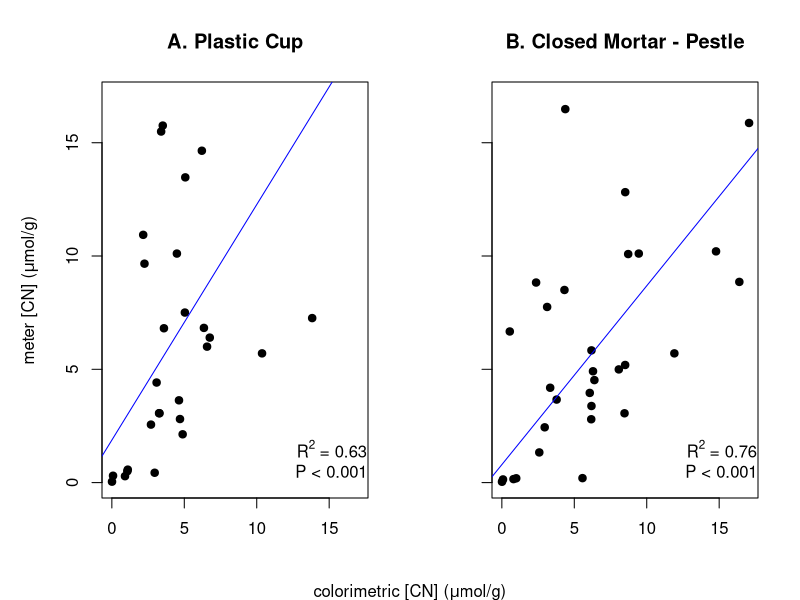
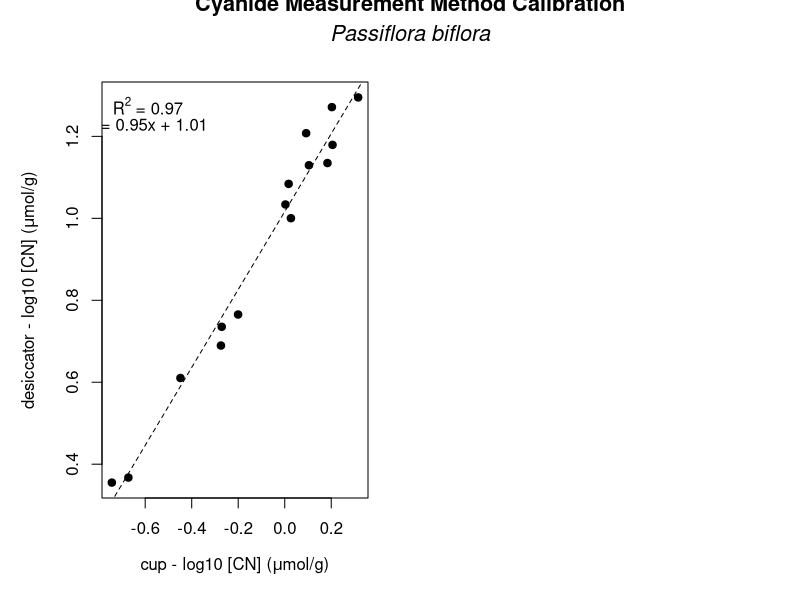
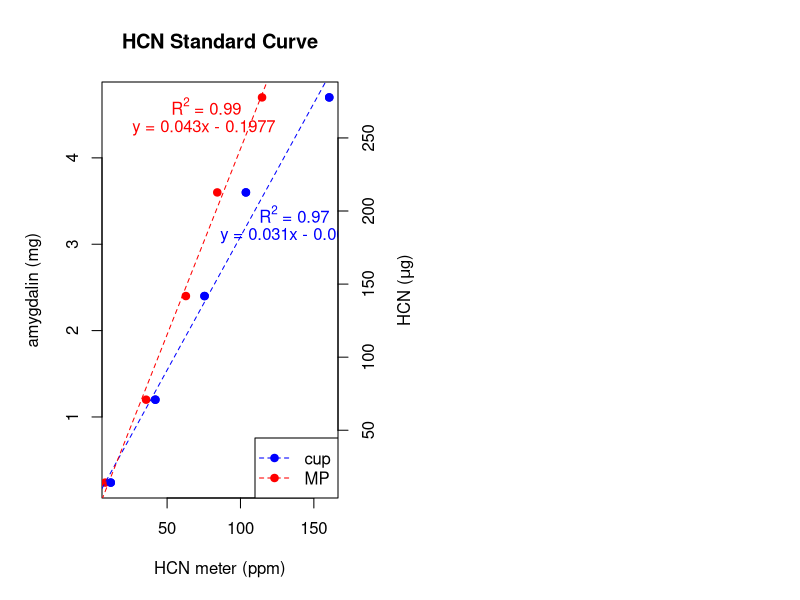

The R script that drew these images, in order: (Note: this script raises an error after producing the figures.)
#################################################################################
#################################################################################
################### Script for HCN Meter Manuscript - PLOTS #####################
#################################################################################
#################################################################################

# Colin Richard Morrison 
# PhD Candidate
# The University of Texas at Austin 
# Department of Integrative Biology 
# Graduate Program In Ecology, Evolution and Behavior
# crmorrison@utexas.edu


getwd()
setwd("~/Desktop/HCN")



### ------------------------------------------------------------------------
### ------------------------------------------------------------------------
####  ----------- FIGURE 2 - Method comparison study 

# using Non-transformed [CN] values plot

comp=read.csv("method.comparison3.csv", header=T)
head(comp,17)
comp2=comp[-c(16),]
#

### Plot data from both experiments separately 
# set plot graphical parameters
par(oma = c(0, 1, 0, 0))# = c(Top, Right, Bottom, Left)
par(mfrow=c(1,2))
# set colors for different Passiflora species.
# cols = gray.colors(8) 
# plot CUP v Spec
plot(cupPAIR~spec.cup,data=comp2,xlab='',ylab=expression(paste("meter [CN] (", mu, "mol/g)")),
     main='A. Plastic Cup',pch=19,xlim=c(0,17),ylim=c(0,17))
R2.exp <- expression(paste(" ",R^2 ," = 0.63"))
text(x=15.0,y=1.5, labels=R2.exp,cex=1.0)
text(x=15.15,y=0.5, labels='P < 0.001',cex=1.0)
abline(lm(cupPAIR~spec.cup,data=comp), col="blue")
# plot MP v Spec
plot(mpPAIR~spec.mp,data=comp2,xlab='',ylab='',
     col='black', yaxt='n',main='B. Closed Mortar - Pestle',pch=19,xlim=c(0,17),ylim=c(0,17))
axis(side=2,labels=F) 
R2.exp2 <- expression(paste(" ",R^2 ," = 0.76"))
text(x=15.0,y=1.5, labels=R2.exp2,cex=1.0)
text(x=15.15,y=0.5, labels='P < 0.001',cex=1.0)
abline(lm(mpPAIR~spec.mp,data=comp), col="blue")
# plot tite
mtext(expression(paste("colorimetric [CN] (", mu, "mol/g)")), side = 3, outer = TRUE,  line = -30.25, cex=1.0)


### TRY  with log transformations of the MP and CUP data 
#comp=read.csv("method.comparison.csv", header=T)
#head(comp)
#colnames(comp)

#### MP vs SPEC
#comp2=read.csv("method.comparisonMP.csv", header=T)

# MP data
#mpLOG <- log(comp2$mpPAIR)
#mpspecLOG <- log(comp2$spec.mp)
# stats on log MP data
#corrlog=lm(mpLOG~mpspecLOG,data=comp2)
#summary(corrlog)
# Multiple R-squared:  0.5707,	Adjusted R-squared:  0.5548 
# F-statistic:  35.9 on 1 and 27 DF,  p-value: 2.164e-06

# CUP data
#colnames(comp3)
#cupLOG <- log(comp3$cupPAIR)
#cupspecLOG <- log(comp3$spec.cup)
# stats on log CUP data
#corrlog2=lm(cupLOG~cupspecLOG)
#summary(corrlog2)
# Multiple R-squared:  0.5499,	Adjusted R-squared:  0.5349 
# F-statistic: 36.65 on 1 and 30 DF,  p-value: 1.2e-06

#par(oma = c(2.5, 1, 1, 0.75))  # c(1, 1, 0, 0) = c(Top, Right, Bottom, Left)
#par(mfrow=c(1,2))

# natural log plot of these CUP data 
#plot(cupLOG~cupspecLOG,xlab='',ylab='meter log[CN]',
#     main='A. Solo Cup',pch=19,ylim=c(-3.2,2.6))
#abline(lm(mpLOG~mpspecLOG), col="blue")
#R2.exp <- expression(paste(" ",R^2 ," = 0.53"))
#text(x=-3.4,y=2.35, labels=R2.exp,cex=1.0)
#text(x=-3.3,y=1.9, labels='P < 0.001',cex=1.0)

# natural log plot of these MP data 
#plot(mpLOG~mpspecLOG,xlab='',ylab='',
#     main='B. Closed Mortar/Pestle',pch=19,ylim=c(-3.2,2.6))
#abline(lm(mpLOG~mpspecLOG), col="blue")
#R2.exp2 <- expression(paste(" ",R^2 ," = 0.55"))
#text(x=-3.4,y=2.35, labels=R2.exp2,cex=1.0)
#text(x=-3.3,y=1.9, labels='P < 0.001',cex=1.0)

# mtext(expression(bold('Method Validation')), side = 1, outer = T,  line = -28.25, cex=1.75)
#mtext('colorimetric log[CN]', side = 3, outer = TRUE,  line = -27.5, cex=1.0)


### ------------------------------------------------------------------------
### ------------------------------------------------------------------------
####  -----------FIGURE 3 - Dessicator x Cup Accuracy Study 
# Here I am regressing values of leaves that were sampled on with the dessicator,ethods and cup/meter methods. 

dess=read.csv('dessicate.csv', header=T)
dess2=dess[-c(1:2),] # outliers from first 2 attempts at method calibration experiment
head(dess)
colnames(dess)


# log10 transformed for the ratio calculation with y=mx+b equation
par(oma = c(0, 1, 0, 0)) # graphical parameters
plot(log10dessicator~log10cup,data=dess2,pch=19,col="black",xlim=c(),ylim=c(),
     xlab=expression(paste("cup - log10 [CN] (", mu, "mol/g)")),
     ylab=expression(paste("desiccator - log10 [CN] (", mu, "mol/g)")),
     main="")
abline(lm(log10dessicator~log10cup,data=dess2), lty=2,col="black")
# R^2 text 
r2.dess <- expression(paste(" ",R^2 ," = 0.97"))
text(x=-0.6,y=1.275, labels=r2.dess,cex=1.0)
#text(x=-0.59,y=1.225, labels='P < 0.001',cex=1.0)
text(x=-0.59,y=1.225, labels='y = 0.95x + 1.01',cex=1.0)
mtext(expression(bold("Cyanide Measurement Method Calibration")), side = 1, 
      outer = TRUE,  line = -30.00, cex=1.3)
mtext(expression(italic("Passiflora biflora")), side = 1, 
      outer = TRUE,  line = -28.75, cex=1.3)


## untransformed data 
#par(oma = c(0, 1, 0, 0)) # graphical parameters
#plot(dessicator~cup,data=dess2,pch=19,col="black",xlim=c(),ylim=c(),
#     xlab=expression(paste("cup [CN] (", mu, "mol/g)")),
#     ylab=expression(paste("desiccator [CN] (", mu, "mol/g)")),
#     main="Cyanide Measurement Method Calibration")
#abline(lm(dessicator~cup,data=dess2), lty=2,col="black")
## R^2 text 
#r2.dess <- expression(paste(" ",R^2 ," = 0.93"))
#text(x=0.3,y=19.5, labels=r2.dess,cex=1.0)
#text(x=0.311,y=18.5, labels='P < 0.001',cex=1.0)


### ------------------------------------------------------------------------
### ------------------------------------------------------------------------
####  -----------FIGURE 4 - Standard Curve with Amygdalin 
# Here I am creating cyanogenic reactions in the lab with known amounts of the commercially available 
#   cyanogenic glycoside amygdalin, and endogenous beta-glucosidase enzyme isolated from almond seeds
# Aliquots of the reaction mixture are placed in the plastic cup and measured with the HCN meter to 
#   create a standard curve for user reference. 

amy=read.csv('amygdalin.csv', header=T)
colnames(amy)
head(amy)

### subset cup and MP data for easy plotting
cup <- amy[which(amy$chamber == 'cup'), names(amy) %in% c('sample','chamber','ppmTOTAL','ppmAVG','mg','umol','ug.hcn')]
MP <- amy[which(amy$chamber == 'MP'), names(amy) %in% c('sample','chamber','ppmTOTAL','ppmAVG','mg','umol','ug.hcn')]

#plot
par(oma = c(0, 1, 0, 3)) # graphical parameters
plot(mg~ppmAVG,data=cup,pch=19,col="blue",xlim=c(),ylim=c(),
     xlab="HCN meter (ppm)",
     ylab="amygdalin (mg)",
     main="HCN Standard Curve")
points(mg~ppmAVG,data=MP,pch=19,col="red")
abline(lm(mg~ppmAVG,data=cup), lty=2,col="blue")
abline(lm(mg~ppmAVG,data=MP), lty=2,col="red")
# R^2 text 
r2.cup <- expression(paste(" ",R^2 ," = 0.97"))
text(x=135,y=3.35, labels=r2.cup,cex=1.0,col = "blue")
r2.MP <- expression(paste(" ",R^2 ," = 0.99"))
text(x=75,y=4.6, labels=r2.MP,cex=1.0,col = "red")
# linear equations text
text(x=135,y=3.1, labels='y = 0.031x - 0.0025',cex=1.0,col = "blue")
text(x=75,y=4.35, labels='y = 0.043x - 0.1977',cex=1.0,col = "red")
# overlay new 'plot' so that there is y-axis on right side
par(new = T)
plot(ug.hcn~ppmAVG,data=cup,pch=19,col='blue',axes=F, xlab='', ylab='')
axis(side = 4)
mtext(side = 4, line = 3, expression(paste("HCN (", mu, "g)")))

# legend
legend('bottomright', legend=c('cup','MP'),  
       text.font=1,lty=2, pch=19, lwd=1.0, 
       cex=1.0,col=c('blue','red'))



### ------------------------------------------------------------------------
### ------------------------------------------------------------------------
####  ----------- FIGURE 5 - Comparison with Engler & Gilbert (2007) colorimetric CN data 
eng=read.csv("engler.data.csv", header=T)
head(eng,10)
eng2<-eng[1:8,] # subset to remove unused rows

### ----- load color pallette 
library(viridis)
#cols <- viridis(8)
cols2 <-c("#440154FF", "#365C8DFF", "coral2", "#277F8EFF",
          "#1FA187FF", "#4AC16DFF","#9FDA3AFF", "#FDE725FF")

# change factor level order before plotting 
eng2$species <- factor(eng2$species, levels=c("AUR","BI","LOB","MEN","OER","PIT",
                                              "QUAD","VIT"),
                       labels=c("P.auriculata","P.biflora","P.lobata",
                                "P.menispermifolia","P.oerstedii","P.pittieri",
                                "P.quadrangularis","P.vitifolia"))

head(eng2,8)
leg<-eng2[,"species"]

# plot
par(oma = c(0, 1, 0, 0)) # graphical parameters 
plot(ENmean~PCmean.10,data=eng2,
     xlab=expression(paste("Smiley & Morrison Data [CN] (", mu, "mol/g)")),
     ylab=expression(paste("Engler & Gilbert (2007) Data [CN] (", mu, "mol/g)")),
     main='Study Results Comparison',pch=19,col = cols)
legend('bottomright', legend=leg,  
       text.font=3,lty=0, pch=19, lwd=2.5, 
       cex=.9,col=cols2)
abline(lm(ENmean~PCmean.10,data=eng),col="black",lty=2)
R2.exp4 <- expression(paste(" ",R^2 ," = 0.93"))
text(x=4.0,y=34.0, labels=R2.exp4,cex=1.0)
text(x=4.3,y=32.25, labels='P < 0.01',cex=1.0)



### ------------------------------------------------------------------------
### ------------------------------------------------------------------------
#### ----------- FIGURE 6 - Inter- and Intraspecific Variation Figure 
# Goal is to visualize intra- and interspecific variation in of all samples
# CONSIDER visualizing leaves separately from other tissues types (fruit, seeds, etc.)

all=read.csv("figure3data2.csv")
head(all)
colnames(all)
nrow(all) # 1808 observations 
levels(all$tissue.type) # variable names in column 'type'

### ----- load color pallette 
library(viridis)
color<-palette(viridis(20))
cols <- viridis(8)
cols2 <-c("#440154FF", "#365C8DFF", "coral2", "#277F8EFF",
          "#1FA187FF", "#4AC16DFF","#9FDA3AFF", "#FDE725FF")
#

library(ggplot2)
# change factor order of labels for legend before plotting
all$tissue.type <- factor(all$tissue.type, levels=c("new leaf","mature leaf","old leaf","stem","tendril","root","flower","fruit"),
                          labels=c("new leaf","mature leaf","old leaf","stem","tendril","root","flower","fruit"))
# plot with all tissues
hcn<-ggplot(all, aes(x=species, y=HCN, color= tissue.type, group="")) + 
  geom_point() + geom_jitter(position=position_jitter(0.2)) +
  ggtitle(expression(paste(italic("Passiflora "),"HCN Variation"))) +
  scale_y_continuous(trans='log2',labels = scales::number_format(accuracy = 0.001),breaks=c(0.001,0.01, 0.05, 0.2,0.5,1.0,2.0,5.0,10.0,20.0,40.0)) +
  scale_color_manual(values = cols2) +
  scale_fill_discrete(breaks=c("new leaf","mature leaf","old leaf","stem","tendril","root","flower","fruit")) +
  xlab("La Selva species") + ylab(expression(paste("log HCN (", mu, "mol/g)"))) + 
  theme(panel.grid.major = element_blank(), 
        panel.grid.minor = element_blank(),
        panel.background = element_blank(),
        legend.title = element_blank(),
        legend.key = element_rect(fill = "white"),
        legend.box.background = element_rect(colour = "black",size = 1.15),
        axis.title.y = element_text(margin = margin(t = 20,r = 20,b = 20, l = 20)),
        axis.text.x = element_text(face = "italic", angle = 70,hjust=1),
        axis.title.x = element_text(margin = margin(t = 20)),
        plot.title = element_text(size = rel(1.75), hjust = 0.5,vjust=1),
        plot.margin = margin(t = 15, r = 90, b = 10, l = 0, unit = "pt"),
        axis.line = element_line(colour = "black"))
hcn

# plot with just new leaves 
# levels(all$tissue.type) # 'New Leaf'
# new <-all[which(all$tissue.type=='New Leaf'), 
#          names(all) %in% c('species','date','tissue.type','HCN')]
# head(new)
#
# hcn2<-ggplot(new, aes(x=species, y=HCN)) + 
#  geom_point() + geom_jitter(position=position_jitter(0.2)) +
#  ggtitle(expression(paste(italic("Passiflora "),"New Leaf HCN Variation"))) +
#  scale_y_continuous(trans='log2',labels = scales::number_format(accuracy = 0.001),breaks=c(0.001,0.01, 0.05, 0.2,0.5,1.0,2.0,5.0,10.0,20.0,40.0)) +
#  xlab("La Selva species") + ylab(expression(paste("HCN (", mu, "mol/g)"))) + 
#  theme(panel.grid.major = element_blank(), 
#        panel.grid.minor = element_blank(),
#        panel.background = element_blank(),
#        legend.title = element_blank(),
#        axis.title.y = element_text(margin = margin(t = 20,r = 20,b = 20, l = 20)),
#        axis.text.x = element_text(face = "italic", angle = 70,hjust=1),
#        axis.title.x = element_text(margin = margin(t = 20)),
#        plot.title = element_text(size = rel(1.75), hjust = 0.5,vjust=1),
#        plot.margin = margin(t = 15, r = 90, b = 10, l = 0, unit = "pt"),
#        axis.line = element_line(colour = "black"))
# hcn2
#


### ------------------------------------------------------------------------
### ------------------------------------------------------------------------
####  ----------- FIGURE 7 - HCN Kinetics Figure 
# This figure is to demonstrate fast release of HCN in certain Passiflora species, 
# such as P. ambigua (Panel A) and P. menispermiflora (Panel B). 
# AND.... the slow release of HCN in certain Passiflora species, such as P. coriacea (Panel B). 

# Call all the data into memory, apply time series and subset:
### P. coriacea release in minutes (SLOW RELEASE)
slow=read.csv("figure8dataCOR.csv")
names(slow) <- c("time","leaf 2","leaf 4","leaf 6","leaf 8")
head(slow)
# subset P. coriacea
library(zoo)
cor = zoo(ts(slow, frequency = 0.1, start = 0,end=180))
cor2 <- cor[,-1]
cor3 <- cor2[-c(18:19),]
head(cor2)

### P. ambigua release in minutes 
fast=read.csv("figure7dataAMB.csv")
names(fast) <- c("leaf 1","leaf 3","leaf 5","leaf 7","leaf 9","leaf 11")
head(fast)
#subset P. ambigua
fast2 = zoo(ts(fast, frequency = 0.2, start = 0))
fast3 <- fast2[,-1]
fast4 <- fast3[,-c(5:6)]

### P. menispermifolia release in seconds 
mensec=read.csv("menkin.csv")
head(mensec)
# subset
mensec2=mensec[,-1]
names(mensec2) <- c("mature leaf","new leaf")
mensec3 = zoo(ts(mensec2, frequency = 0.05, start = 0))

### ------------------------------------------------------------------------
# color palette 
library(RColorBrewer)
cols <- brewer.pal(4, "Spectral")

# plot both panels of figure 
layout(matrix(c(1,1,2,3), 2, 2, byrow = TRUE))
par(oma = c(1, 1, 0, 0))
# panel A (P. coriacea)
plot(cor3, plot.type="single", col = cols,lwd=2.5,
     xlab='',ylab=expression(paste("HCN (", mu, "mol/g)")), main='A. Slow HCN Release')
text(x=125,y=0.2,labels=expression(paste(italic("Passiflora coriacea"))),cex=1.2)
legend(x=148.25,y=0.38, colnames(cor3), col=cols, lty=1, lwd=2.5, cex=.6)
#
# panel B (P. ambigua)
plot(ambsec5, plot.type="single", col = cols,lwd=2.5,
     xlab='',ylab=expression(paste("HCN (", mu, "mol/g)")), main='')
text(x=365,y=0.2,labels=expression(paste(italic("P. ambigua"))),cex=0.8)
legend(x=272,y=0.353, colnames(ambsec5), col=cols, lty=1, lwd=2.5, cex=.6)
#
# panel C (P. menispermifolia)
plot(mensec3, plot.type="single", col = cols,lwd=2.5,
     xlab='',ylab="", main='')
text(x=310,y=1.7,labels=expression(paste(italic("P. menispermifolia"))),cex=0.8)
legend(x=271,y=3.12, colnames(mensec3), col=cols, lty=1, lwd=2.5, cex=0.6)
mtext('minutes after crushing leaf', side = 3, outer = TRUE,  line = -18, cex=0.8)
mtext('seconds after cruching leaf', side = 1, outer = TRUE,  line = -1, cex=0.8)
mtext(expression(bold('B. Fast HCN Release')), side = 1, outer = TRUE, line = -18, cex=1)
#



### ------------------------------------------------------------------------
### ------------------------------------------------------------------------
####  ----------- APPENDIX S9 - FIGURE - Intraspecific / Within Branch Figure 
# Goal is to visualize within branch HCN variation among individual P. auriculata plants
# column HCN1 is the data for which meter couldn't detect, so mass multiplied times lower detection limit (0.3ppm)

aur=read.csv("figure4dataAUR4.csv")

colnames(aur)
head(aur,40)
levels(aur$branch)

# load color palette
library(RColorBrewer)
colorblindFriendly = TRUE
cols <- brewer.pal(4, "Dark2")
  
library(ggplot2)

# scatterplot with colored points
# intra2<-ggplot(aur, aes(x=plant, y=logHCN,color=branch)) + 
#    geom_point() + guides(fill=FALSE) +
#    geom_jitter(position=position_jitter(0.3)) + scale_y_continuous(trans='log2') +
#    ggtitle(expression(paste("HCN Variation Among ", italic("P. auriculata "), "Individuals"))) + 
#    xlab("plant") + theme(plot.title = element_text(size = rel(1.5),hjust=0.5)) + 
#    scale_color_manual(values = cols) +
#    scale_fill_discrete(breaks=c("1","2","3","4")) +
#    ylab(expression(paste("log HCN (", mu, "mol/g)"))) + 
#    theme(panel.grid.major = element_blank(), 
#          panel.grid.minor = element_blank(),
#          panel.background = element_blank(), 
#          plot.title = element_text(vjust=5),
#          axis.line = element_line(colour = "black"),
#          axis.title.y = element_text(margin = margin(t = 20,r = 20,b = 20, l = 20)),
#          axis.title.x = element_text(margin = margin(t = 20)),
#          legend.title = element_blank(),
#          legend.key = element_rect(fill = "white"),
#          legend.box.background = element_rect(colour = "black",size = 1.15),
#          plot.margin = margin(t = 30, r = 20, b = 20, l = 0, unit = "pt")) 
#  intra2

# set color palette 
library(viridis)
cols <- viridis(5)

  # scatterplot with colored shapes --> SHOWS INTRA-BRANCH variation the BEST
intra3<-ggplot(aur, aes(x=plant, y=HCN,color=branch,shape=branch,size=branch)) + 
  geom_point() + guides(fill=FALSE) +
    geom_jitter(position=position_jitter(0.2)) + scale_y_continuous(trans='log10') +
    scale_color_manual(values = cols) +
    scale_shape_manual(values=c(3, 19, 17, 15)) +
    scale_size_manual(values=c(2,2,2,2))+
    ggtitle(expression(paste("HCN Spatial Variation Among and Within ", italic("P. auriculata ")))) + 
    xlab("individual plant") + theme(plot.title = element_text(size = rel(1.5),hjust=0.5)) + 
    ylab(expression(paste("log HCN (", mu, "mol/g)"))) + 
    theme(panel.grid.major = element_blank(), 
          panel.grid.minor = element_blank(),
          panel.background = element_blank(), 
          plot.title = element_text(vjust=5),
          axis.line = element_line(colour = "black"),
          axis.title.y = element_text(margin = margin(t = 20,r = 20,b = 20, l = 20)),
          axis.title.x = element_text(margin = margin(t = 20)),
          legend.title = element_blank(),
          legend.key = element_rect(fill = "white"),
          legend.box.background = element_rect(colour = "black",size = 1.15),
          plot.margin = margin(t = 30, r = 20, b = 20, l = 0, unit = "pt")) 
intra3

# scale_color_manual(values = cols) +
# 
#scale_fill_discrete(breaks=c("1","2","3","4")) +
# ,color=branch,shape=branch

  
### ------------------------------------------------------------------------
### ------------------------------------------------------------------------
#### -----------  APPENDIX S10 - FIGURE - HCN Induction with Mechanical Damage Figure  
# Goal is to visualize induction or lack thereof with P.ambigua (inducible) and P. auriculata (not-inducible)

# create objets out of AMB data vectors 
amb=read.csv("ambind.csv", header=T)
head(amb,40)
colnames(amb)

o <- amb$X0~amb$leaf.pos
o24<- amb$X24~amb$leaf.pos
o24tip <-amb$X24alttip~amb$leaf.pos
o24mid <-amb$X24altmid~amb$leaf.pos
o48<-amb$X48~amb$leaf.pos

# create objets out of AUR data vectors 
aur=read.csv("aurind2.csv", header=T)
head(aur,40)
colnames(aur)

z <- aur$X0~aur$leaf.pos
z24<- aur$X24~aur$leaf.pos
z24alt <-aur$X24alt~aur$leaf.pos
z48<-aur$X48~aur$leaf.pos
z48alt<-aur$X48alt~aur$leaf.pos

# plot both figures 
par(oma = c(1.0, 1.0, 1.5, 0.0)) # graphical parameters
par(mfrow=c(1,2)) # bottom, left, top, right
# AMB
plot(o,pch=4,col='black',ylim=c(0.3,3.1),xlim=c(1,11),xlab='',
     ylab=expression(paste("HCN (", mu, "mol/g)")),
     main=expression(paste("A. ", italic("Passiflora ambigua "))),
     xaxt='n')
points(o24,pch=16,col="black")
points(o24tip,pch=15,col="black")
points(o24mid,pch=17,col="black")
points(o48,pch=1,col='black',bg='black')
legend('topright', legend=c("0 h cut leaf","24 h cut leaf","24 h alternate tip",
                                "24 h alternate mid-vein","48 h cut leaf"), 
       pch=c(4,16,15,17,1),col = c("black", "black", "black", "black","black"),
       lty=c(NA,NA,NA,NA,NA),lwd=1.0, cex=0.8)
axis(1, xaxp=c(1, 11, 10), las=1)
# AUR
plot(z,pch=4,ylim=c(0.0,1.0),xlim=c(0,12),xlab='',ylab='',
     main=expression(paste("B. ", italic("Passiflora auriculata "))))
points(z24,pch=16,col="black",size=5.0)
points(z24alt,pch=15,col="black")
points(z48,pch=17,col="black")
points(z48alt,pch=1,col="black")
legend('topleft', legend=c("0 h","24 h cut leaf","24 h alternate leaf",
                                  "48 h cut leaf","48 h alternate leaf"), 
       pch=c(4,16,15,17,1),col = c("black", "black", "black", "black","black"),
       lty=c(NA,NA,NA,NA,NA), lwd=1.0, cex=0.8)
# plot title
mtext("Variation in HCN Inducibility Over Time", side = 1, 
      outer = TRUE,  line = -29.0, cex=1.3)
# x-axis title 
mtext('leaf position along branch (starting with tip)', side = 3, outer = TRUE,  line = -28.0, cex=1.0)



### ------------------------------------------------------------------------
### ------------------------------------------------------------------------
#### ----------- APPENDIX A 11 - FIGURE - P. biflora HCN spatial/temporal distribution   
# Goal here is to visualizae the distribution of HCN in leaves over time (0 h to 54 h)

quartz()
par(oma = c(1.0, 1.0, 1.5, 1.0))
par(mfrow=c(2,1))

dist=read.csv("distribution.csv", header=T)
head(dist)
colnames(dist)

# dist$hour<-as.numeric(dist$hour)
# ggplot(dist, aes(x=leaf, y=HCN, group=hour)) +
#  geom_point()

# create objects out of leaves sampled at different times
b0 <- dist[c(1:4),]
b14.5<- dist[c(5:7),]
b24 <-dist[c(8:10),]
b54 <-dist[c(11:12),]

# set color palette 
library(viridis)
cols <- viridis(24) # "#440154FF" "#3B528BFF" "#21908CFF" "#5DC863FF" 

# panel A
plot(HCN~leaf,data=b0,pch=19,col="#440154FF",ylim=c(0,13),xlim=c(0,25),
     xlab="",ylab=expression(paste("HCN (", mu, "mol/g)")),
     main=expression(paste("A. Distribution of ", italic("P. biflora")," Leaf HCN with Age and Sampling Time")))
points(HCN~leaf,data=b14.5,pch=19,col="#228B8DFF")
points(HCN~leaf,data=b24,pch=19,col="#6FCF57FF")
points(HCN~leaf,data=b54,pch=19,col="#C4E021FF")
legend('topright', legend=c("cut 0 h","cut 14.5 h","cut 24 h","cut 54 h"), 
       pch=19,col = c("#440154FF","#228B8DFF", "#6FCF57FF", "#C4E021FF"),
       lty=c(NA,NA,NA,NA), lwd=2.5, cex=0.8)

# panel B 
dyn=read.csv("dynamic.csv", header=T)
dyn2=dyn[-c(13,27),] # redundant measurements
head(dyn2,30)
# create objects out of leaves sampled at different times
b2 <- dyn2[1:3,]
b14<- dyn2[4:11,]
b24 <-dyn2[12:26,]

# PLOT
# par(oma = c(0, 1, 0, 0)) # graphical parameters
plot(biflora~leaf,data=b2,pch=19,col="red",ylim=c(0,7),xlim=c(0,27),
     xlab="leaf position",ylab=expression(paste("HCN (", mu, "mol/g)")),
     main=expression(paste("B. Dynamic HCN Activity in ", italic("P. biflora"))))
points(biflora~leaf,data=b14,pch=19,col="blue")
points(biflora~leaf,data=b24,pch=19,col="black")

legend('topright', legend=c("2 h cut leaf","14 h cut leaf","24 h cut leaf"), 
       pch=19,col = c("red", "blue", "black"),
       lty=c(NA,NA,NA), lwd=2.5, cex=0.8)




### ------------------------------------------------------------------------
### ------------------------------------------------------------------------
#### ----------- APPENDIX S12 - FIGURE - Heliconius doris Feeding Iduced Reduction in Cyanogenesis
# Goal is to visualize induction of HCN by H.doris caterpillars feeding on P. ambigua leaves

sync=read.csv("Hdoris.feeding.csv", header=T)
head(sync)
sync2<-sync[-c(21:23),]
nrow(sync)
#94
sum(sync$treatment == 'no herbivory') # 47
sum(sync$treatment == 'larvae feeding') # 47

library(ggplot2)
induce<-ggplot(sync2, aes(x=treatment, y=HCN,color=treatment)) + 
  geom_boxplot() + guides(fill=FALSE) +
  geom_jitter(position=position_jitter(0.1)) + 
  labs(title='Feeding-Induced Cyanogenesis Reduction',
       subtitle=expression(paste("by " ,italic("H. doris "), "Larvae"))) +
  annotate(geom="text", x=1.5, y=1.35, label="***",
           color="black",size=8) +
  xlab("treatment") + theme(plot.title = element_text(size = rel(1.5),hjust=0.5)) + 
  scale_color_manual(values = c("grey28","grey48")) +
  scale_y_continuous(labels = scales::number_format(accuracy = 0.01),breaks=c(0.0,0.25, 0.5, 0.75,1.0,1.25,1.5)) +
  scale_fill_discrete(breaks=c("larvae feeding","no herbivory")) +
  ylab(expression(paste("HCN (", mu, "mol/g)"))) + 
  theme(panel.grid.major = element_blank(), 
        panel.grid.minor = element_blank(),
        panel.background = element_blank(),
        plot.subtitle = element_text(size=14,hjust = 0.5,vjust=8),
        legend.position = "none",
        plot.title = element_text(size=14,vjust=8),
        axis.line = element_line(colour = "black"),
        axis.title.y = element_text(margin = margin(t = 20,r = 20,b = 20, l = 20)),
        axis.title.x = element_text(margin = margin(t = 20)),
        plot.margin = margin(t = 30, r = 20, b = 20, l = 0, unit = "pt")) 
        
induce



################# FIGURE not in main text ####################################


### ------------------------------------------------------------------------
### ------------------------------------------------------------------------
####  ----------- FIGURE S1 - Spectrophotometer (intra-leaf) comparison 
# Here I am regressing the [CN] values from an individual leaf against one another to assess inter-leaf variation 
    #  .... and potential variation inherenet to method. 

# comp=read.csv("method.comparison.csv", header=T)
comp=read.csv("method.comparison3.csv", header=T)
head(comp,100)
colnames(comp)


#cols = gray.colors(8) # set colors for different Passiflora species.
par(oma = c(0, 1, 0, 0)) # graphical parameters 
plot(spec.cup~spec.mp,data=comp,
     xlab=expression(paste("left side leaf [CN] (", mu, "mol/g)")),
     ylab=expression(paste("right side leaf [CN] (", mu, "mol/g)")),
     main='',pch=19)
R2.exp3 <- expression(paste(" ",R^2 ," = 0.54"))
text(x=3.0,y=30.0, labels=R2.exp3,cex=1.0)
text(x=3.0,y=28.5, labels='P < 0.01',cex=1.0)
abline(lm(spec.cup~spec.mp,data=comp), col="black",lty=2)
mtext(expression(bold('Colorimetric Data Comparison')), side = 1, outer = T,  line = -30.5, cex=1.0)
#mtext('Intra-Leaf Variation', side = 1, outer = T,  line = -29.5, cex=1.0)



### ------------------------------------------------------------------------
#### ----------- Table S2 - Sample size of each tissue type by species
#### ---- columns = tissue types, rows = species, cell content = N
# 
summary(all$species)
#        P.ambigua      P.arbelaezii      P.auriculata         P.biflora        P.coriacea 
#         406                92               451               446                84 
#        P.costaricensis   P.lobata   P.menispermifolia       P.oerstedii        P.pittieri 
#          43                15                73                17               118 
#        P.quadrangularis       P.vitifolia 
#                   39                24 

amb <- all[which(all$species == 'P.ambigua'), names(all) %in% c('species','tissue.type','HCN')]
amb2<-summary(amb$tissue.type)
#
arb <- all[which(all$species == 'P.arbelaezii'), names(all) %in% c('species','tissue.type','HCN')]
arb2<-summary(arb$tissue.type)
#
aur <- all[which(all$species == 'P.auriculata'), names(all) %in% c('species','tissue.type','HCN')]
aur2<-summary(aur$tissue.type)
#
bi <- all[which(all$species == 'P.biflora'), names(all) %in% c('species','tissue.type','HCN')]
bi2<-summary(bi$tissue.type)
#
cor <- all[which(all$species == 'P.coriacea'), names(all) %in% c('species','tissue.type','HCN')]
cor2<-summary(cor$tissue.type)
#
cos <- all[which(all$species == 'P.costaricensis'), names(all) %in% c('species','tissue.type','HCN')]
cos2<-summary(cos$tissue.type)
#
lob <- all[which(all$species == 'P.lobata'), names(all) %in% c('species','tissue.type','HCN')]
lob2<-summary(lob$tissue.type)
#
men <- all[which(all$species == 'P.menispermifolia'), names(all) %in% c('species','tissue.type','HCN')]
men2<-summary(men$tissue.type)
#
oer <- all[which(all$species == 'P.oerstedii'), names(all) %in% c('species','tissue.type','HCN')]
oer2<-summary(oer$tissue.type)
#
pit <- all[which(all$species == 'P.pittieri'), names(all) %in% c('species','tissue.type','HCN')]
pit2<-summary(pit$tissue.type)
#
qua <- all[which(all$species == 'P.quadrangularis'), names(all) %in% c('species','tissue.type','HCN')]
qua2<-summary(qua$tissue.type)
#
vit <- all[which(all$species == 'P.vitifolia'), names(all) %in% c('species','tissue.type','HCN')]
vit2<-summary(vit$tissue.type)


plants<-rbind(amb2,arb2,aur2,bi2,cor2,cos2,lob2,
              men2,oer2,pit2,qua2,vit2)
# plants2<-t(plants)  # species as rows 

levels(all$species)
rownames(plants) <- c("P.ambigua","P.arbelaezii","P.auriculata","P.biflora",        
                      "P.coriacea","P.costaricensis","P.lobata","P.menispermifolia",
                      "P.oerstedii","P.pittieri","P.quadrangularis","P.vitifolia")

# write plants data to A Tab Delimited Text File
write.table(plants,sep="\t") 



#################################################################################
#################################################################################
